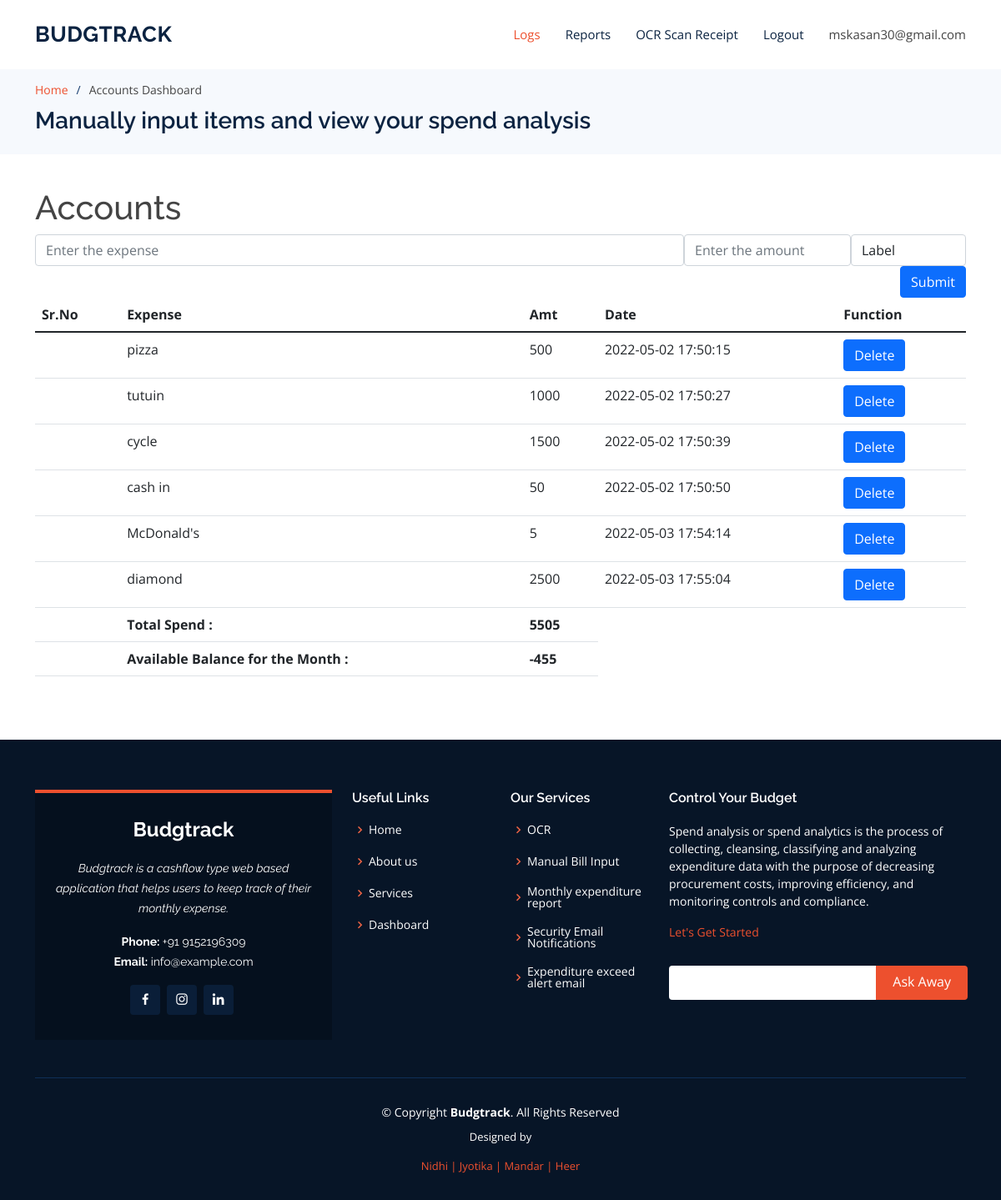
Screenshot of /home (signed in) with the database file from the repository.
### website/models.py (models this page shows)
class User(db.Model, UserMixin):
    id = db.Column(db.Integer, primary_key=True)
    email = db.Column(db.String(100), unique=True)
    password = db.Column(db.String(100))
    first_name = db.Column(db.String(100))
    notes = db.relationship('Note')
    max_spend=db.Column(db.Integer())

class Note(db.Model):
    id = db.Column(db.Integer, primary_key=True)
    data = db.Column(db.String(100000))
    data_amt = db.Column(db.Integer())
    label = db.Column(db.String(100))
    date = db.Column(db.DateTime(timezone=True), server_default=func.now())
    user_id = db.Column(db.Integer, db.ForeignKey('user.id'))
    in_take=db.Column(db.Integer)

### website/views.py (the view, shortened to what this page needs)
@views.route('/home', methods=['GET', 'POST'])
@login_required
def home():
    return render_template("home.html", user=current_user, sum=sum_data_amt(current_user),remaining=remaining(current_user))

### website/__init__.py (called while the page is built)
def create_app():
    app = Flask(__name__)
    app.config['SECRET_KEY'] = 'thisissecretkey'
    app.config['SQLALCHEMY_DATABASE_URI'] = 'sqlite:///' + DB_NAME
    db.init_app(app)
    from .views import views
    from .auth import auth
    app.register_blueprint(views, url_prefix='/')
    app.register_blueprint(auth, url_prefix='/')
    from .models import User, Note
    create_db(app)
    login_manager = LoginManager()
    login_manager.login_view = 'auth.login'
    login_manager.init_app(app)
    @login_manager.user_loader
    def load_user(id):
        return User.query.get(id)
    return app

### website/views.py (called while the page is built)
def remaining(user):
    sum = 0
    intake=0
    sum=sum_data_amt(user)
    for j in user.notes:
        try:
            intake=intake+int(j.in_take)
        except:
            intake=0
    lim=User.query.filter_by(id=current_user.id).first()
    limit=lim.max_spend
    remaining=limit+intake-sum
    return remaining

def sum_data_amt(user):
    sum = 0
    for note in user.notes:
        if note.data_amt>0:
            sum += int(note.data_amt)
    return sum

### website/templates/home.html (shortened to what this page needs)
<!DOCTYPE html>
<html lang="en">
<head>
    <link href="../static/assets/vendor/animate.css/animate.min.css" rel="stylesheet">
    <link href="../static/assets/vendor/aos/aos.css" rel="stylesheet">
    <link href="../static/assets/vendor/bootstrap/css/bootstrap.min.css" rel="stylesheet">
    <link href="../static/assets/vendor/bootstrap-icons/bootstrap-icons.css" rel="stylesheet">
    <link href="../static/assets/vendor/boxicons/css/boxicons.min.css" rel="stylesheet">
    <link href="../static/assets/vendor/glightbox/css/glightbox.min.css" rel="stylesheet">
    <link href="../static/assets/vendor/remixicon/remixicon.css" rel="stylesheet">
    <link href="../static/assets/vendor/swiper/swiper-bundle.min.css" rel="stylesheet">
    <link href="../static/css/style.css" rel="stylesheet">
</head>
<body>
    <header id="header" class="fixed-top">
        <div class="container d-flex align-items-center justify-content-between">
            <h1 class="logo"><a href="index.html">Budgtrack</a></h1>
            <nav id="navbar" class="navbar">
                <ul>
                    <li><a class="nav-link scrollto active" href="/home">Logs</a></li>
                    <li><a class="nav-link scrollto" href="/reports">Reports</a></li>
                    <li><a class="nav-link scrollto " href="/Ocr">OCR Scan Receipt</a></li>
                    <li><a class="nav-link scrollto " href="/logout">Logout</a></li>
                    <li><a>{{user.email}}</a></li>
                </ul>
            </nav>
        </div>
    </header>
    <main id="main">
        <section id="breadcrumbs" class="breadcrumbs">
            <div class="container">
                <ol>
                    <li><a href="index.html">Home</a></li>
                    <li>Accounts Dashboard</li>
                </ol>
                <h2>Manually input items and view your spend analysis</h2>
            </div>
        </section>
        <section id="portfolio-details" class="portfolio-details">
            <div class="container">
                <h1>Accounts</h1>
                <div>
                    <form method="POST">
                        <div style="display: flex;">
                            <input name="note" id="note" class="form-control" placeholder="Enter the expense">
                            <input name="amt" id="amt" style="width: 200px;" class="form-control"
                                placeholder="Enter the amount">
                            <select name="drop-down" class="form-control" style="width: 150px;">
                                <option value="Misc" disabled selected>Label</option>
                            </select>
                        </div>
                        <div align="right">
                            <button type="submit" class="btn btn-primary">Submit</button>
                        </div>
                    </form>
                </div>
                <div>
                    <table class="table table-hover">
                        <thead>
                            <tr>
                                <th scope="col">Sr.No</th>
                                <th scope="col">Expense</th>
                                <th scope="col">Amt</th>
                                <th scope="col">Date</th>
                                <th scope="col">Function</th>
                            </tr>
                        </thead>
                        <tbody>
                            {% for note in user.notes %}
                            <tr>
                                <td></td>
                                <td>{{note.data}}</td>
                                {% if note.data_amt == 0 %}
                                <td>{{note.in_take}}</td>
                                {% else %}
                                <td>{{note.data_amt}}</td>
                                {% endif %}
                                <td>{{note.date}}</td>
                                <form action="/delete" method="post">
                                    <td><button type="Submit" class="btn btn-primary">Delete</button></td>
                                </form>
                            </tr>
                            {% endfor %}
                </div>
                <div>
                    <tr>
                        <td></td>
                        <th>Total Spend : </th>
                        <th>{{sum}}</th>
                    </tr>
                    <tr>
                        <td></td>
                        <th>Available Balance for the Month : </th>
                        <th>{{remaining}}</th>
                    </tr>
                </div>
        </section>
    </main>
    <footer id="footer">
        <div class="footer-top">
            <div class="container">
                <div class="row">
                    <div class="col-lg-4 col-md-6">
                        <div class="footer-info">
                            <h3>Budgtrack</h3>
                            <p class="pb-3"><em>Budgtrack is a cashflow type web based application that helps users to
                                    keep track of
                                    their monthly expense.</em>
                            </p>
                            <p>
                                <strong>Phone: </strong> +91 9152196309<br>
                                <strong>Email: </strong> info@example.com<br>
                            </p>
                            <div class="social-links mt-3">
                                <a href="#" class="facebook"><i class="bx bxl-facebook"></i></a>
                                <a href="#" class="instagram"><i class="bx bxl-instagram"></i></a>
                                <a href="#" class="linkedin"><i class="bx bxl-linkedin"></i></a>
                            </div>
                        </div>
                    </div>
                    <div class="col-lg-2 col-md-6 footer-links">
                        <h4>Useful Links</h4>
                        <ul>
                            <li><i class="bx bx-chevron-right"></i> <a href="#">Home</a></li>
                            <li><i class="bx bx-chevron-right"></i> <a href="#">About us</a></li>
                            <li><i class="bx bx-chevron-right"></i> <a href="#">Services</a></li>
                            <li><i class="bx bx-chevron-right"></i> <a href="#">Dashboard</a></li>
                        </ul>
                    </div>
                    <div class="col-lg-2 col-md-6 footer-links">
                        <h4>Our Services</h4>
                        <ul>
                            <li><i class="bx bx-chevron-right"></i> <a href="#">OCR</a></li>
                            <li><i class="bx bx-chevron-right"></i> <a href="#">Manual Bill Input</a></li>
                            <li><i class="bx bx-chevron-right"></i> <a href="#">Monthly expenditure report</a></li>
                            <li><i class="bx bx-chevron-right"></i> <a href="#">Security Email Notifications</a></li>
                            <li><i class="bx bx-chevron-right"></i> <a href="#">Expenditure exceed alert email</a></li>
                        </ul>
                    </div>
                    <div class="col-lg-4 col-md-6 footer-newsletter">
                        <h4>Control Your Budget</h4>
                        <p>Spend analysis or spend analytics is the process of collecting, cleansing, classifying and
                            analyzing
                            expenditure data with the purpose of decreasing procurement costs, improving efficiency, and
                            monitoring
                            controls and compliance. </p>
                        <a href="#about" class="btn-get-started animate__animated animate__fadeInUp scrollto">Let's Get
                            Started</a>
                        <form action="" method="post">
                            <input type="email" name="email"><input type="submit" value="Ask Away">
                        </form>
                    </div>
                </div>
            </div>
        </div>
        <div class="container">
            <div class="copyright">
                &copy; Copyright <strong><span>Budgtrack</span></strong>. All Rights Reserved
            </div>
            <div class="credits">
                Designed by <a href="https://bootstrapmade.com/">
                    <p></p> Nidhi | Jyotika | Mandar | Heer
                </a>
            </div>
        </div>
    </footer>
</body>
</html>

### website/static/css/style.css (style rules this page uses)
body { font-family: "Open Sans", sans-serif; color: #444444; }
a { color: #ed502e; text-decoration: none; }
h1, h2, h3, h4, h5, h6 { font-family: "Raleway", sans-serif; }
#header { background: #fff; transition: all 0.5s; z-index: 997; padding: 20px 0; }
#header .logo { font-size: 26px; margin: 0; padding: 0; line-height: 1; font-weight: 700; letter-spacing: 0.5px; text-transform: uppercase; }
#header .logo a { color: #0b2341; }
.navbar { padding: 0; }
.navbar ul { margin: 0; padding: 0; display: flex; list-style: none; align-items: center; }
.navbar li { position: relative; }
.navbar a, .navbar a:focus { display: flex; align-items: center; justify-content: space-between; padding: 10px 0 10px 30px; font-size: 15px; color: #0b2341; white-space: nowrap; transition: 0.3s; }
.navbar a:hover, .navbar .active, .navbar .active:focus, .navbar li:hover>a { color: #ed502e; }
section { padding: 60px 0; }
.portfolio-details { padding-top: 40px; }
.breadcrumbs { padding: 15px 0; background: #f6f9fd; min-height: 40px; margin-top: 82px; }
.breadcrumbs h2 { font-size: 28px; font-weight: 600; color: #0b2341; }
.breadcrumbs ol { display: flex; flex-wrap: wrap; list-style: none; padding: 0 0 10px 0; margin: 0; font-size: 14px; }
.breadcrumbs ol li+li { padding-left: 10px; }
.breadcrumbs ol li+li::before { display: inline-block; padding-right: 10px; color: #123a6d; content: "/"; }
#footer { background: #071527; padding: 0 0 30px 0; color: #fff; font-size: 14px; }
#footer .footer-top { padding: 60px 0 30px 0; }
#footer .footer-top .footer-info { margin-bottom: 15px; background: #05101e; border-top: 4px solid #ed502e; text-align: center; padding: 30px 20px; }
#footer .footer-top .footer-info h3 { font-size: 24px; margin: 0 0 20px 0; padding: 2px 0 2px 0; line-height: 1; font-weight: 700; }
#footer .footer-top .footer-info p { font-size: 14px; line-height: 24px; margin-bottom: 0; font-family: "Raleway", sans-serif; }
#footer .footer-top .social-links a { font-size: 18px; display: inline-block; color: #fff; line-height: 1; padding: 8px 0; margin-right: 4px; border-radius: 4px; text-align: center; width: 36px; height: 36px; transition: 0.3s; background: #0a1e38; }
#footer .footer-top h4 { font-size: 16px; font-weight: 600; color: #fff; position: relative; padding-bottom: 12px; }
#footer .footer-top .footer-links { margin-bottom: 30px; }
#footer .footer-top .footer-links ul { list-style: none; padding: 0; margin: 0; }
#footer .footer-top .footer-links ul i { padding-right: 2px; color: #ef6445; font-size: 18px; line-height: 1; }
#footer .footer-top .footer-links ul li { padding: 10px 0; display: flex; align-items: center; }
#footer .footer-top .footer-links ul li:first-child { padding-top: 0; }
#footer .footer-top .footer-links ul a { color: #fff; transition: 0.3s; display: inline-block; line-height: 1; }
#footer .footer-top .footer-newsletter form { margin-top: 30px; background: #fff; padding: 6px 10px; position: relative; border-radius: 4px; }
#footer .footer-top .footer-newsletter form input[type=email] { border: 0; padding: 4px; width: calc(100% - 110px); }
#footer .footer-top .footer-newsletter form input[type=submit] { position: absolute; top: 0; right: -2px; bottom: 0; border: 0; background: none; font-size: 16px; padding: 0 20px 2px 20px; background: #ed502e; color: #fff; transition: 0.3s; border-radius: 0 4px 4px 0; }
#footer .copyright { border-top: 1px solid #0f2f57; text-align: center; padding-top: 30px; }
#footer .credits { padding-top: 10px; text-align: center; font-size: 13px; color: #fff; }

### rows the page displays
User: email "mskasan30@gmail.com"
Note: data "pizza", data_amt "500", date "2022-05-02 17:50:15"
Note: data "tutuin", data_amt "1000", date "2022-05-02 17:50:27"
Note: data "cycle", data_amt "1500", date "2022-05-02 17:50:39"
Note: data "cash in", in_take "50", date "2022-05-02 17:50:50"
Note: data "McDonald's", data_amt "5", date "2022-05-03 17:54:14"
Note: data "diamond", data_amt "2500", date "2022-05-03 17:55:04"

### other values shown
{{ sum }} "5505"
{{ remaining }} "-455"
